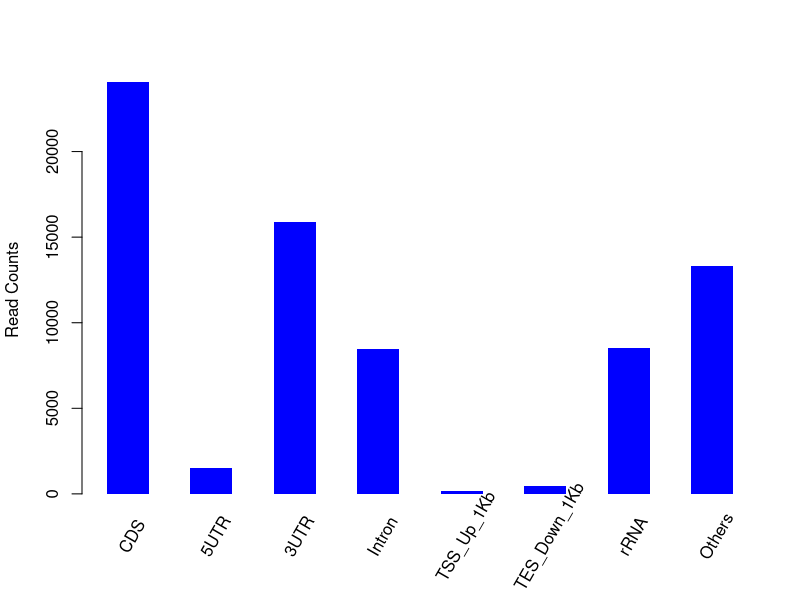

This figure's R source:
png("/sonas-hs/bsr/hpc/data/yjin/test_BAMqc/exp/test1/figs/smp0.read_distr.png",width=500,height=500,units="px")
M=c(24065,1500,15884,8486,169,452,8521,13287)
Mname=c("CDS","5UTR","3UTR","Intron","TSS_Up_1Kb","TES_Down_1Kb","rRNA","Others")
val = barplot(M,xlab="",space=1,ylab="Read Counts",col="blue",border="NA")
text(x=seq(val[1],val[8],by=2),y=rep(0,8),srt=60,adj=0,offset=2,pos=1,xpd=T,labels=Mname)
dev.state = dev.off()
